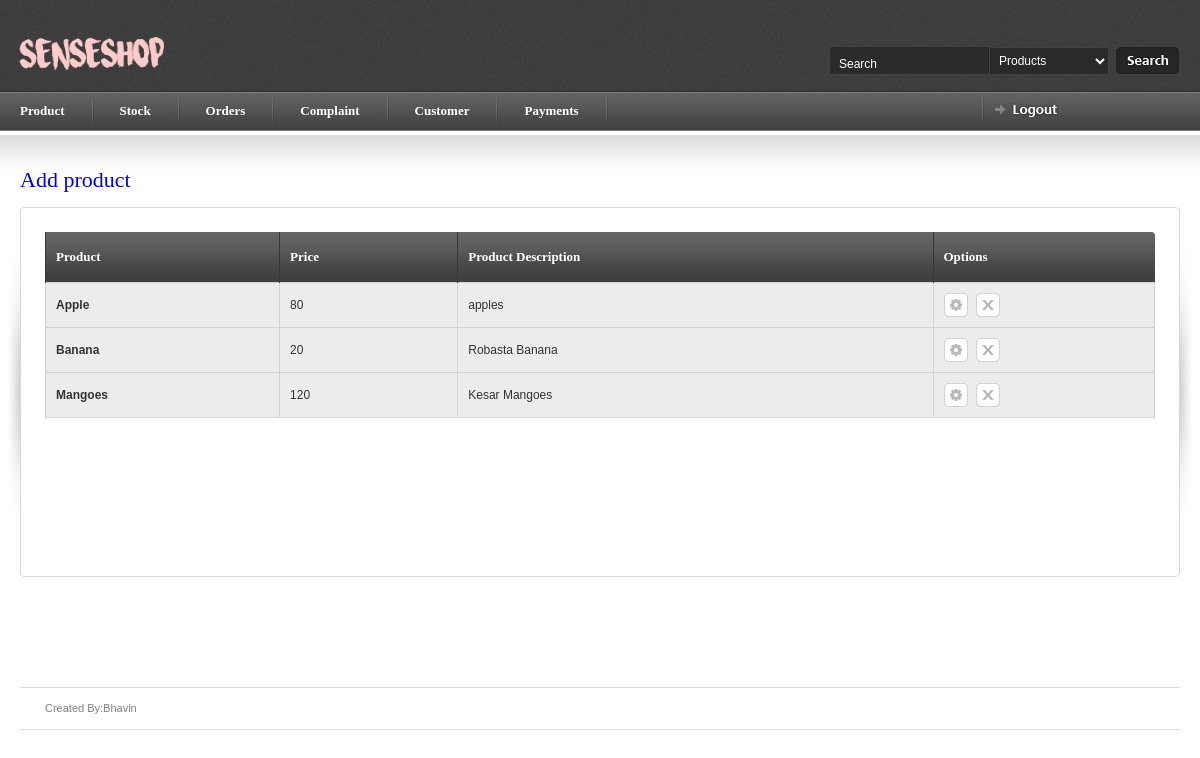
The app's page /myadmin/ (signed in), older data.
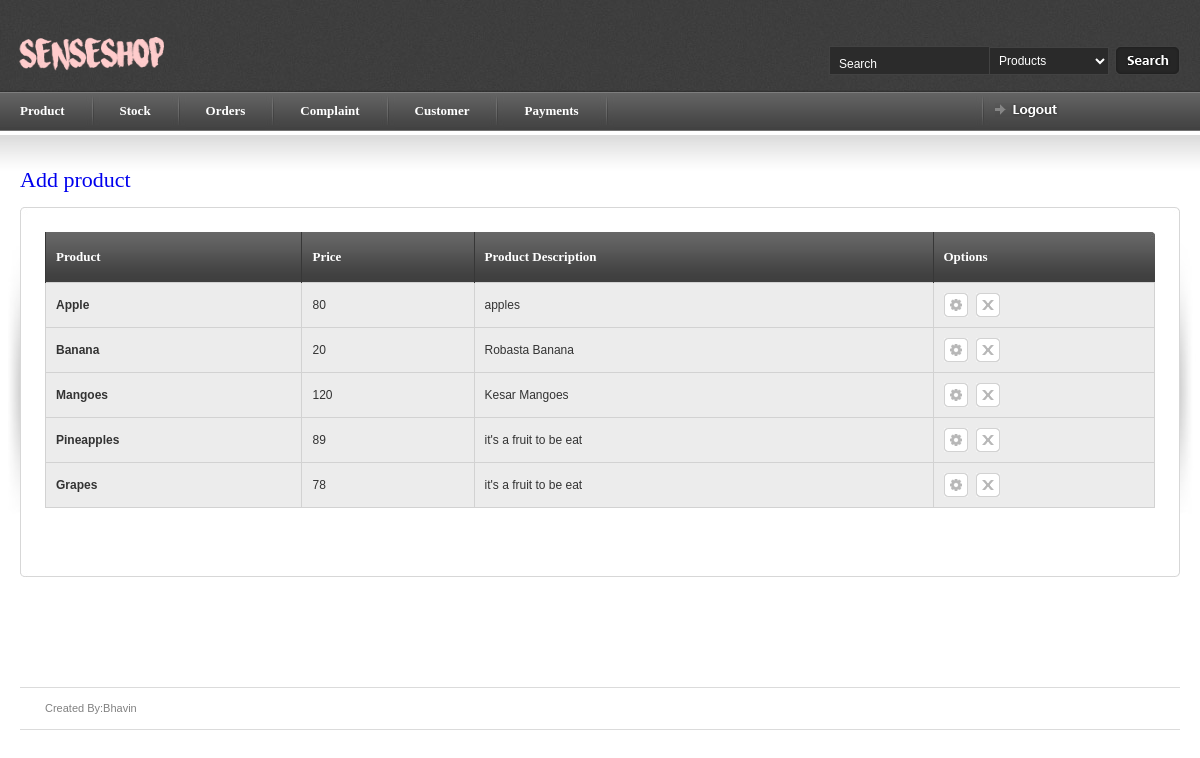
The same page, newer data.
### myadmin/models.py (models this page shows, shortened)
class product(models.Model):
    pro_name = models.CharField(max_length=250, unique=True)
    au_id = models.DecimalField(max_digits=20,decimal_places=0,unique=True)
    pro_price = models.DecimalField(max_digits=5, decimal_places=0)
    prodct_dec =models.CharField(max_length=1000)
    image = models.ImageField(blank = True)
    flag =models.DecimalField(max_digits=2,decimal_places=0,null=True,blank=True,default=0)

### myadmin/views.py (the view)
# urls.py: url(r'^myadmin/$', b.ProductIndexView.as_view(), name='myadmin'),
class ProductIndexView(generic.ListView):
    template_name = 'product.html'
    context_object_name = 'product'
    model = product
    paginate_by = 10
    def get_queryset(self):
        return product.objects.all()
    def dispatch(self,request ,*args, **kwargs):
        if request.session.has_key('myadmin'):
            a = 'hello'
        else:
            return redirect('index')
        return super(ProductIndexView, self).dispatch(request,*args, **kwargs)

### myadmin/templates/product.html (shortened to what this page needs)
{% load staticfiles %}
{% include 'article_start.html' %}
<div id="page-heading">
        <h1><a href="{% url 'product_add' %}">Add product</a></h1>
    </div>
    <table border="0" width="100%" cellpadding="0" cellspacing="0" id="content-table">
        <tr>
            <th rowspan="3" class="sized"><img src="{% static 'images/shared/side_shadowleft.jpg'%}" width="20" height="300" alt="" /></th>
            <th class="topleft"></th>
            <td id="tbl-border-top">&nbsp;</td>
            <th class="topright"></th>
            <th rowspan="3" class="sized"><img src="{% static 'images/shared/side_shadowright.jpg'%}" width="20" height="300" alt="" /></th>
        </tr>
    <tr>
        <td id="tbl-border-left"></td>
        <td>
            <div id="content-table-inner">
                <div id="table-content">
                    <form id="mainform" action="">
                        <table border="0" width="100%" cellpadding="0" cellspacing="0" id="product-table">
                         <tr>
                            <th class="table-header-repeat line-left"><a>Product</a></th>
                            <th class="table-header-repeat line-left"><a>Price</a></th>
                            <th class="table-header-repeat line-left"><a>Product Description</a></th>
                            <th class="table-header-options line-left"><a>Options</a></th>
                        </tr>
                            {% for pro in product %}
                            <tr class="alternate-row">
                                    <td> <b>{{ pro.pro_name }}</b></td>
                                    <td> {{ pro.pro_price }}</td>
                                    <td> {{ pro.prodct_dec }}</td>
                                    <td> <a href="{% url "product_update" pro.id %}" title="Update" class="icon-1 info-tooltip"> </a>
                                         <a href="{% url 'product_delete' pro.id %}" title="Delete" class="icon-2 info-tooltip"></a>
                                    </td>
                                </tr>
                            {% endfor %}
                        </table>
                    </form>
        </div>
</div>
         </td>
     <td id="tbl-border-right"></td>
 </tr>
 <tr>
     <th class="sized bottomleft"></th>
     <td id="tbl-border-bottom">&nbsp;</td>
     <th class="sized bottomright"></th>
 </tr>
 </table>
</div>
{% include 'article_close.html' %}

Row changes from the older to the newer data that the page shows:
added product: pro_name "Pineapples", pro_price "89", prodct_dec "it's a fruit to be eat"
added product: pro_name "Grapes", pro_price "78", prodct_dec "it's a fruit to be eat"
